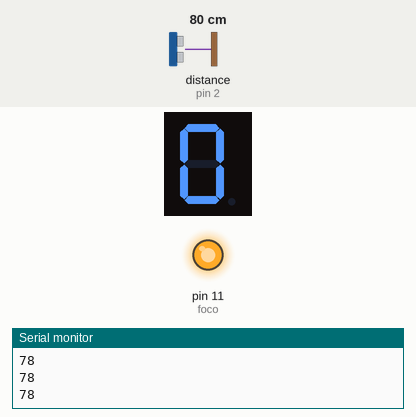
Simulated run of this sketch. Board: Arduino Uno, built with avr-gcc and run on an emulated ATmega328P. Shown: 1-digit seven-segment display, output pins drawn as LEDs (lit = HIGH), the last lines printed to the serial monitor. Wiring (inferred from the names in the program): ultrasonic range finder: trigger pin 3; echo pin 2; 1-digit 7-segment display, segments lit when HIGH: segments pin 6, pin 7, pin 10, pin 9, pin 8, pin 5, pin 4. The test bench sets the inputs (shaded band); at power-on: distance to the obstacle (sensor on pin 2) 80 cm. The echo pulse lasts 58.3 µs per cm; the segment pins are drawn as the display they are named for; pins used as bus, display or sensor lines are not drawn.

Above: at 1.4 s.
1.5 s: distance to the obstacle (sensor on pin 2) set to 9 cm
At 2.8 s:
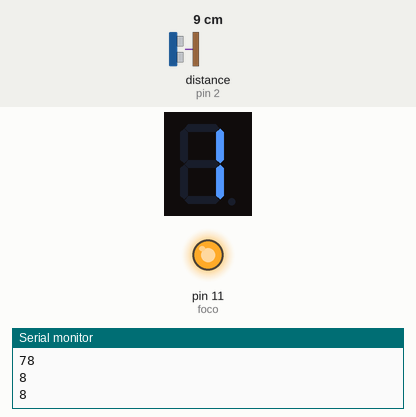
6.8 s: distance to the obstacle (sensor on pin 2) set to 4 cm
At 8.0 s:
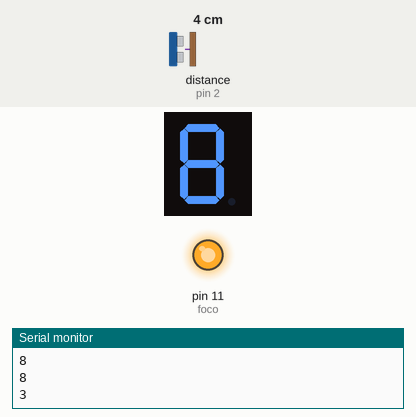
9.0 s: distance to the obstacle (sensor on pin 2) set to 7 cm
At 11.2 s:
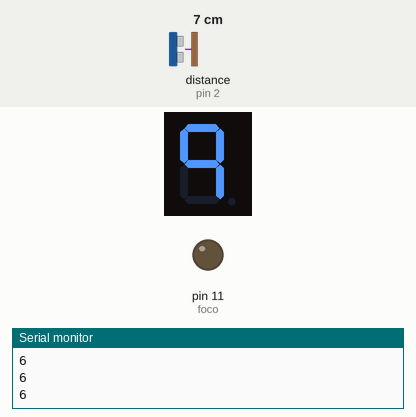
Timing chart, 0 to 12.7 s (numbered marks = the images above; inputs shaded):
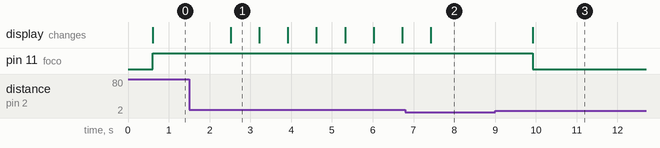

Measured:
- the behaviour switches between 5 and 6 cm on distance to the obstacle (sensor on pin 2) (found by bisection; images 2 and 3)
- after the input at 1.5 s, the display: changes after 1.0 s (image 1)
- after the input at 6.8 s, pin 11 (foco): stays HIGH (without the input it goes to LOW after 1.3 s)
- after the input at 9.0 s, pin 11 (foco): HIGH → LOW after 0.93 s; the display: changes after 0.93 s (image 3)
- what the display in image 1 shows lasts 0.7 s, from 2.5 s to 3.2 s

The sketch:

Contador_Aforo.ino
```cpp
/*
  Fundación Kinal
  Centro Educativo Técnico Labral Kinal
  Electrónica
  Grado: Quinto
  Sección: A
  Curso: Taller de Electrónica Digital y Reparación de Computadoras I
  Nombre: Álvaro Anzueto Rodas
  Carné: 2019373
*/

#define TRIG  3//pines del sensor ultrasónico
#define ECO  2
#define A 6//pines del display 7 segmentos
#define B 7
#define C 10
#define D 9
#define E 8
#define F 5
#define G 4
#define foco 11// pin del módulo relé

#define encender(pin) digitalWrite(pin, HIGH)
#define apagar(pin) digitalWrite(pin, LOW)

int duracion;
int distancia;
int conteo = 0; //cuenta para el display


void setup() {
  // put your setup code here, to run once:
  pinMode(TRIG, OUTPUT);
  pinMode(ECO, INPUT);
  pinMode(A, OUTPUT);
  pinMode(B, OUTPUT);
  pinMode(C, OUTPUT);
  pinMode(D, OUTPUT);
  pinMode(E, OUTPUT);
  pinMode(F, OUTPUT);
  pinMode(G, OUTPUT);
  pinMode(foco, OUTPUT);
  Serial.begin(9600);

}

void loop() {
  // mando a llamar mis funciones
  calculo_distancia();
  estado_display();
  estado_rele(conteo);
}

//******************* Mis Funciones *********************************************

int calculo_distancia () {//Primera función: saca el cálculo para la distancia
  encender(TRIG);
  delayMicroseconds(10);
  apagar(TRIG);
  duracion = pulseIn(ECO, HIGH);
  distancia = duracion / 59; //ecuación para sacar distancia, 59 por que mi ultrasónico tiene 5 pines
  Serial.println(distancia);
  delay(600);
  return distancia;//lo saca en centímetros
}

void estado_display () { //Segunda función: dependiendo del conteo, el display sacará un número diferente
  if (distancia < 11 && distancia >4 ) { // Si la distancia es de 4-10cm, aumenta un numero el conteo
    conteo = conteo+1;
    delay(100);
  }

  switch (conteo) {

    case (0):
      {
        digitalWrite(A, HIGH);
        digitalWrite(B, HIGH);
        digitalWrite(C, HIGH);
        digitalWrite(D, HIGH);
        digitalWrite(E, HIGH);
        digitalWrite(F, HIGH);
        digitalWrite(G, LOW);
        break;
      }

    case (1):
      {
        digitalWrite(A, LOW);
        digitalWrite(B, HIGH);
        digitalWrite(C, HIGH);
        digitalWrite(D, LOW);
        digitalWrite(E, LOW);
        digitalWrite(F, LOW);
        digitalWrite(G, LOW);
        break;
      }

    case (2):
      {
        digitalWrite(A, HIGH);
        digitalWrite(B, HIGH);
        digitalWrite(C, LOW);
        digitalWrite(D, HIGH);
        digitalWrite(E, HIGH);
        digitalWrite(F, LOW);
        digitalWrite(G, HIGH);
        break;
      }

    case (3):
      {
        digitalWrite(A, HIGH);
        digitalWrite(B, HIGH);
        digitalWrite(C, HIGH);
        digitalWrite(D, HIGH);
        digitalWrite(E, LOW);
        digitalWrite(F, LOW);
        digitalWrite(G, HIGH);
        break;
      }

    case (4):
      {
        digitalWrite(A, LOW);
        digitalWrite(B, HIGH);
        digitalWrite(C, HIGH);
        digitalWrite(D, LOW);
        digitalWrite(E, LOW);
        digitalWrite(F, HIGH);
        digitalWrite(G, HIGH);
        break;
      }

    case (5):
      {
        digitalWrite(A, HIGH);
        digitalWrite(B, LOW);
        digitalWrite(C, HIGH);
        digitalWrite(D, HIGH);
        digitalWrite(E, LOW);
        digitalWrite(F, HIGH);
        digitalWrite(G, HIGH);
        break;
      }

    case (6):
      {
        digitalWrite(A, HIGH);
        digitalWrite(B, LOW);
        digitalWrite(C, HIGH);
        digitalWrite(D, HIGH);
        digitalWrite(E, HIGH);
        digitalWrite(F, HIGH);
        digitalWrite(G, HIGH);
        break;
      }

    case (7):
      {
        digitalWrite(A, HIGH);
        digitalWrite(B, HIGH);
        digitalWrite(C, HIGH);
        digitalWrite(D, LOW);
        digitalWrite(E, LOW);
        digitalWrite(F, LOW);
        digitalWrite(G, LOW);
        break;
      }

    case (8):
      {
        digitalWrite(A, HIGH);
        digitalWrite(B, HIGH);
        digitalWrite(C, HIGH);
        digitalWrite(D, HIGH);
        digitalWrite(E, HIGH);
        digitalWrite(F, HIGH);
        digitalWrite(G, HIGH);
        break;
      }

    case (9):
      {
        digitalWrite(A, HIGH);
        digitalWrite(B, HIGH);
        digitalWrite(C, HIGH);
        digitalWrite(D, LOW);
        digitalWrite(E, LOW);
        digitalWrite(F, HIGH);
        digitalWrite(G, HIGH);
        break;
      }
  }
}

void estado_rele (int num1) {//Tercera función: si el conteo llega a nueve, encenderá el módulo relé, es decir, el foco
  if (num1 >8) {
    apagar(foco);
  }
  else {
    encender(foco);
  }
  }
```
